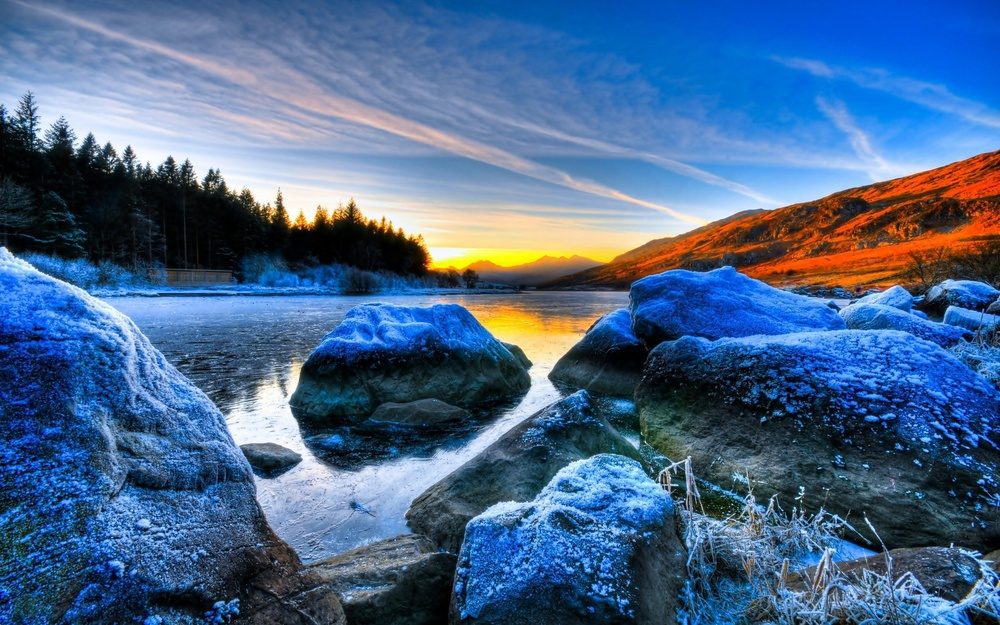
#> input picture walpaper.jpg, 1000 x 625 px, shrunk from 2560 x 1600 before the run
$ python obj4.py
#> lines starting #> are read from the running program, lines starting #| are printed output that depends on the picture
from PIL import Image
import numpy as np
img = Image.open(r"walpaper.jpg")
#> img is the input picture: PIL image 1000x625 RGB; mean R, G, B 72.8, 103.3, 140.1
img_arry = np.array(img)
I_max = 255
img_arry = I_max - img_arry
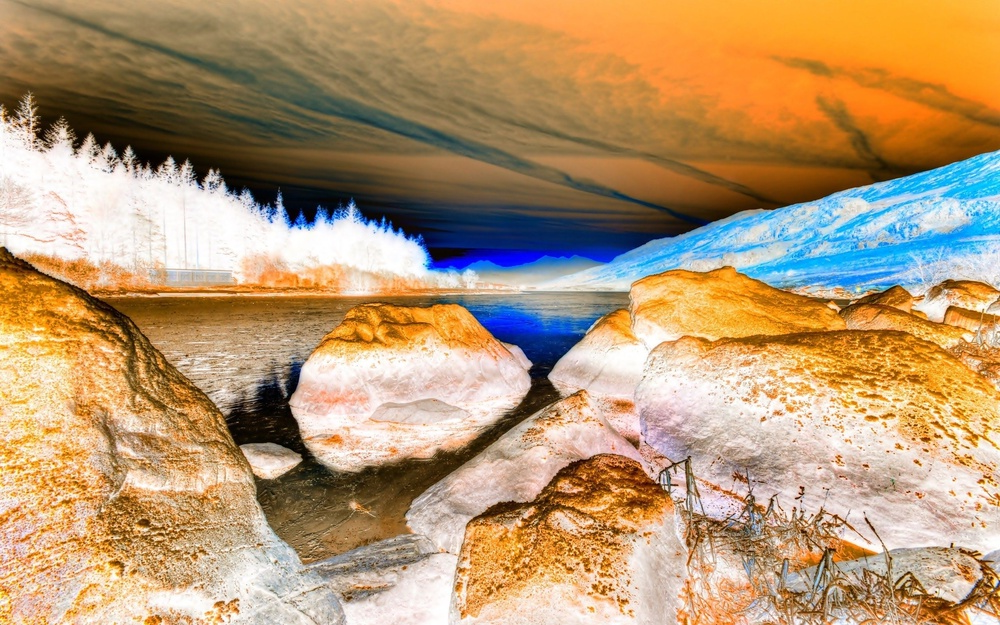
#> img_arry: shape (625, 1000, 3); mean R, G, B 182.2, 151.7, 114.9
inverted_img = Image.fromarray(img_arry)
inverted_img.save(r"inverted.jpg")

$ run again, with profile.jpg copied over walpaper.jpg
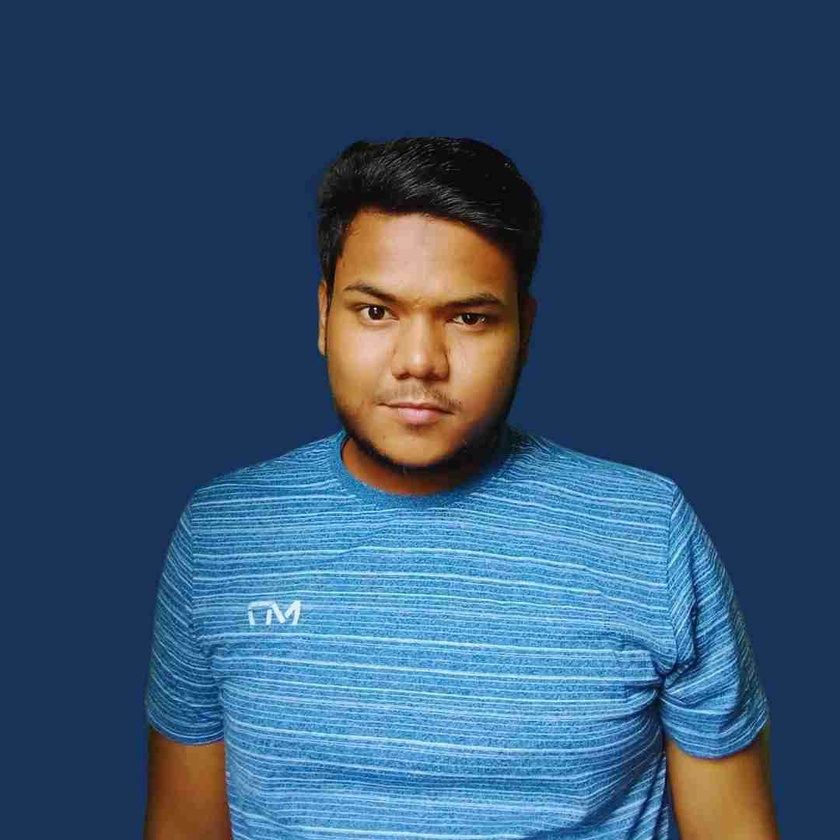
#> input picture profile.jpg, 840 x 840 px, shrunk from 1080 x 1080 before the run
#> img is the input picture: PIL image 840x840 RGB; mean R, G, B 52.4, 82.5, 112.7
#> `img_arry = I_max - img_arry`:
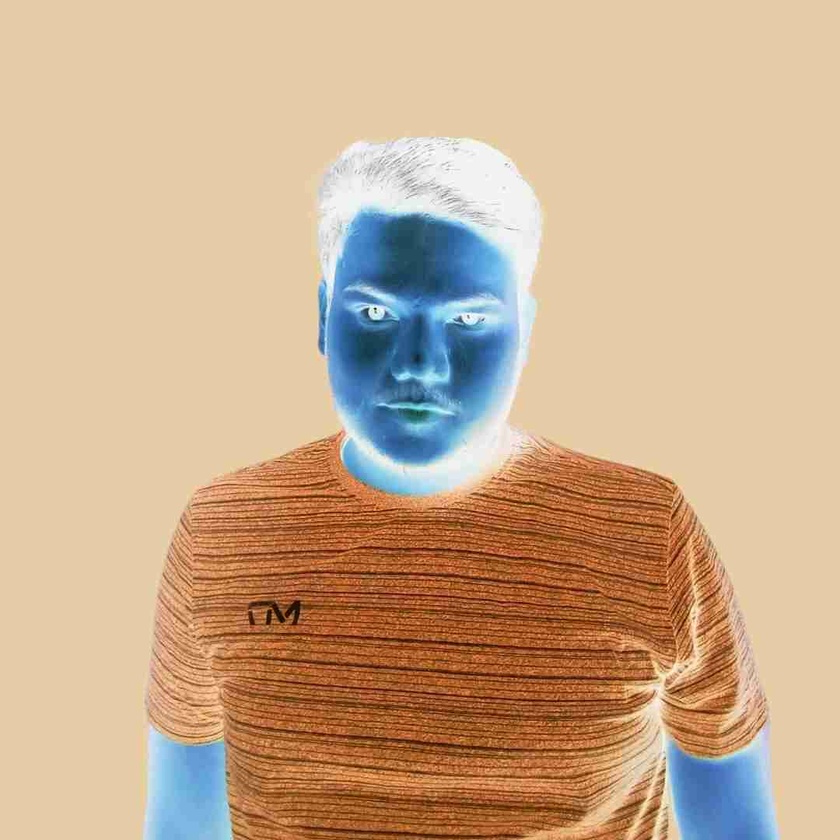
#> img_arry: shape (840, 840, 3); mean R, G, B 202.6, 172.5, 142.3

$ run again, with x-mirror.jpg copied over walpaper.jpg
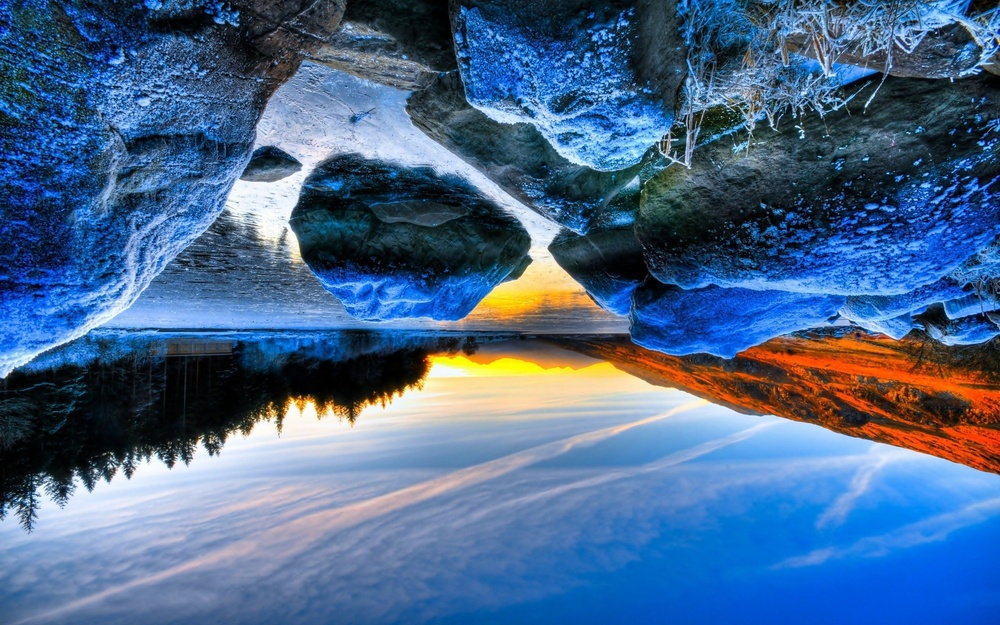
#> input picture x-mirror.jpg, 1000 x 625 px, shrunk from 2560 x 1600 before the run
#> img is the input picture: PIL image 1000x625 RGB; mean R, G, B 72.9, 103.3, 140.1
#> `img_arry = I_max - img_arry`:
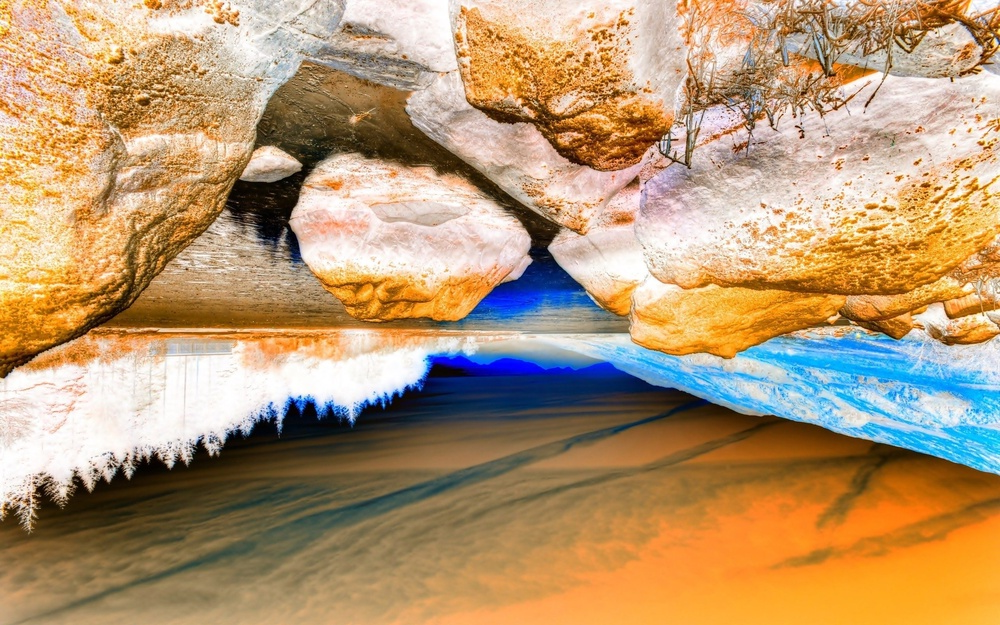
#> img_arry: shape (625, 1000, 3); mean R, G, B 182.1, 151.7, 114.9

$ run again, with y-mirror.jpg copied over walpaper.jpg
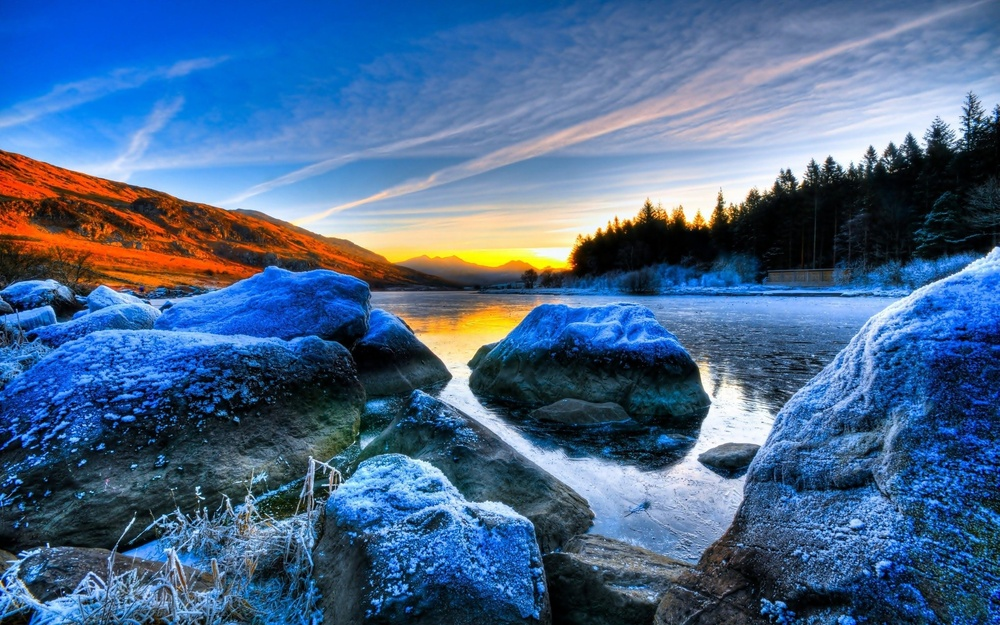
#> input picture y-mirror.jpg, 1000 x 625 px, shrunk from 2560 x 1600 before the run
#> img is the input picture: PIL image 1000x625 RGB; mean R, G, B 72.9, 103.3, 140.1
#> `img_arry = I_max - img_arry`:
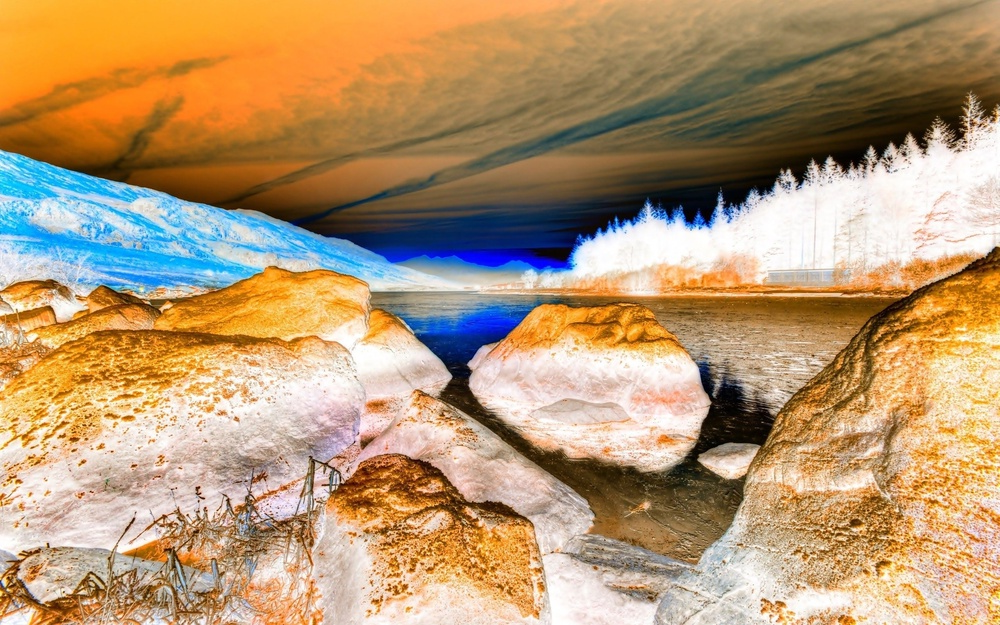
#> img_arry: shape (625, 1000, 3); mean R, G, B 182.1, 151.7, 114.9
